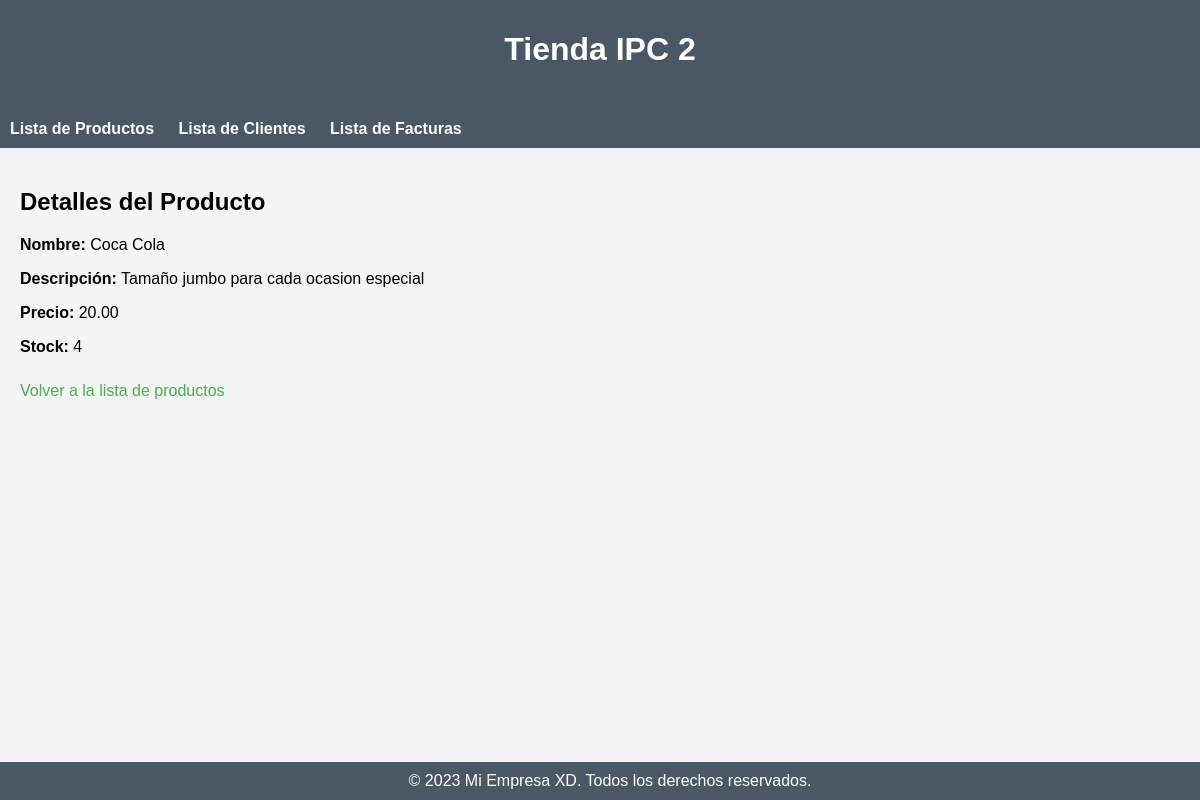
/producto/6/, run on the app's committed database.
### miapp/models.py (models this page shows, shortened)
class Producto(models.Model):
    nombre = models.CharField(max_length=255)
    descripcion = models.TextField()
    precio = models.DecimalField(max_digits=10, decimal_places=2)
    stock = models.IntegerField()

### miapp/views.py (the view)
# urls.py: path('producto/<int:pk>/', detalle_producto, name='detalle_producto'),
def detalle_producto(request, pk):
    producto = get_object_or_404(Producto, pk=pk)
    return render(request, 'producto/detalle_producto.html', {'producto': producto})

### miapp/templates/producto/detalle_producto.html
{% extends 'base.html' %}
{% block content %}
    <h2>Detalles del Producto</h2>
    <p><strong>Nombre:</strong> {{ producto.nombre }}</p>
    <p><strong>Descripción:</strong> {{ producto.descripcion }}</p>
    <p><strong>Precio:</strong> {{ producto.precio }}</p>
    <p><strong>Stock:</strong> {{ producto.stock }}</p>
    <a href="{% url 'lista_productos' %}">Volver a la lista de productos</a>
{% endblock %}

### miapp/static/esti_ap.css (style rules this page uses)
body { font-family: 'Arial', sans-serif; }
a { display: inline-block; margin-top: 10px; text-decoration: none; color: #4CAF50; }

### miapp/templates/base.html (style rules this page uses)
body { font-family: 'Arial', sans-serif; margin: 0; padding: 0; background-color: #f4f4f4; }

### data on the page
Producto: nombre "Coca Cola", descripcion "Tamaño jumbo para cada ocasion especial", precio "20.00", stock "4"
